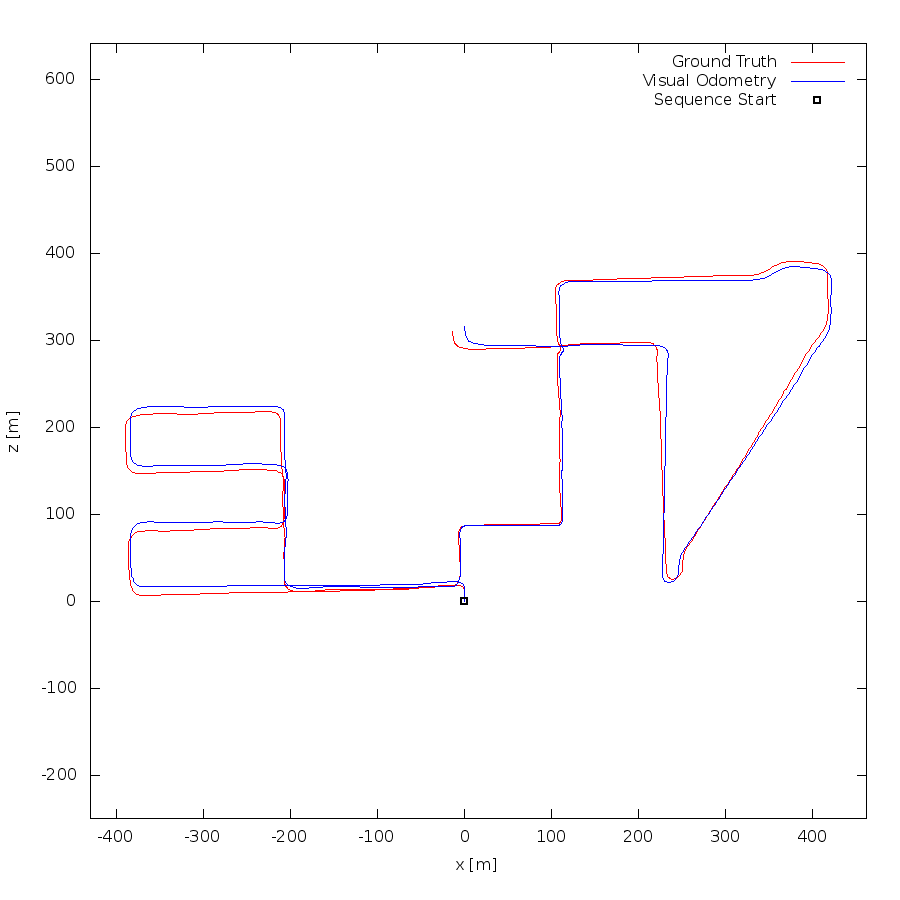

This chart was generated by the following gnuplot code:
set term postscript eps enhanced color
set output "08.eps"
set size ratio -1
set xrange [-430:461]
set yrange [-250:640]
set xlabel "x [m]"
set ylabel "z [m]"
plot "08.txt" using 1:2 lc rgb "#FF0000" title 'Ground Truth' w lines,"08.txt" using 3:4 lc rgb "#0000FF" title 'Visual Odometry' w lines,"< head -1 08.txt" using 1:2 lc rgb "#000000" pt 4 ps 1 lw 2 title 'Sequence Start' w points
